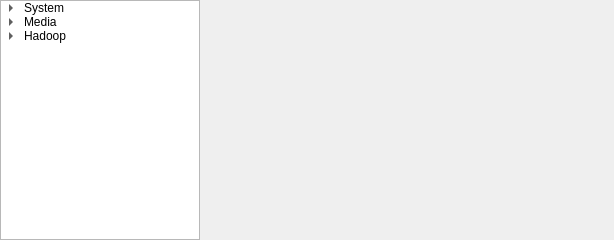
<?xml version="1.0" encoding="UTF-8"?>
<ui version="4.0">
 <class>VSCSetting</class>
 <widget class="QWidget" name="VSCSetting">
  <property name="geometry">
   <rect>
    <x>0</x>
    <y>0</y>
    <width>614</width>
    <height>240</height>
   </rect>
  </property>
  <property name="windowTitle">
   <string>Form</string>
  </property>
  <property name="styleSheet">
   <string notr="true"/>
  </property>
  <layout class="QVBoxLayout" name="verticalLayout">
   <property name="leftMargin">
    <number>0</number>
   </property>
   <property name="topMargin">
    <number>0</number>
   </property>
   <property name="rightMargin">
    <number>0</number>
   </property>
   <property name="bottomMargin">
    <number>0</number>
   </property>
   <item>
    <layout class="QHBoxLayout" name="horizontalLayout">
     <property name="spacing">
      <number>2</number>
     </property>
     <item>
      <widget class="QTreeWidget" name="treeWidget">
       <property name="minimumSize">
        <size>
         <width>200</width>
         <height>0</height>
        </size>
       </property>
       <property name="maximumSize">
        <size>
         <width>200</width>
         <height>16777215</height>
        </size>
       </property>
       <property name="headerHidden">
        <bool>true</bool>
       </property>
       <column>
        <property name="text">
         <string>1</string>
        </property>
       </column>
       <item>
        <property name="text">
         <string>System</string>
        </property>
        <item>
         <property name="text">
          <string>Version</string>
         </property>
        </item>
        <item>
         <property name="text">
          <string>License</string>
         </property>
        </item>
        <item>
         <property name="text">
          <string>User</string>
         </property>
        </item>
        <item>
         <property name="text">
          <string>Language</string>
         </property>
        </item>
       </item>
       <item>
        <property name="text">
         <string>Media</string>
        </property>
        <item>
         <property name="text">
          <string>RTSP/RTP</string>
         </property>
        </item>
       </item>
       <item>
        <property name="text">
         <string>Hadoop</string>
        </property>
        <item>
         <property name="text">
          <string>HDFS</string>
         </property>
        </item>
       </item>
      </widget>
     </item>
     <item>
      <widget class="QWidget" name="widget" native="true"/>
     </item>
    </layout>
   </item>
  </layout>
 </widget>
 <resources>
  <include location="../main/vscmainwindows.qrc"/>
 </resources>
 <connections/>
</ui>
